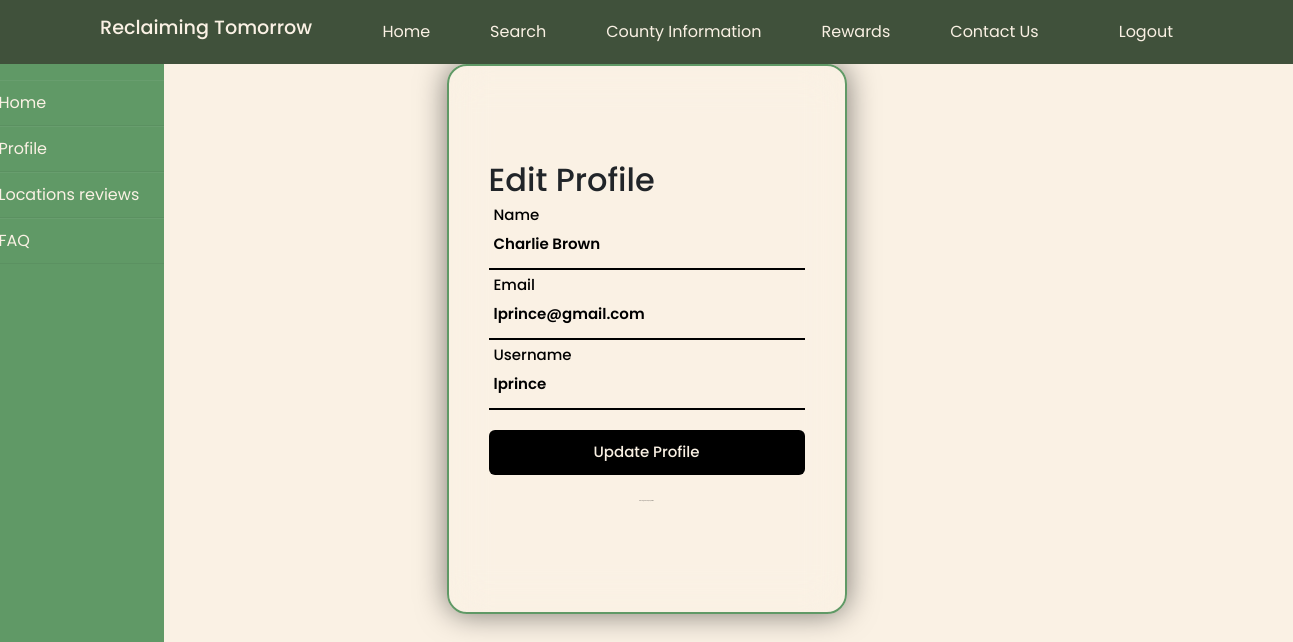
Screenshot of /verify/edit_profile.php (signed in) with the database file from the repository.
### tables this page shows
CREATE TABLE `users` (
  `id` int(11) NOT NULL,
  `name` varchar(100) NOT NULL,
  `email` varchar(200) NOT NULL,
  `email_verification` varchar(200) DEFAULT NULL,
  `username` varchar(50) NOT NULL,
  `password` varchar(200) NOT NULL,
  `reward_points` int(255) NOT NULL DEFAULT 0,
  `is_logged_in` tinyint(1) NOT NULL,
  `role` varchar(20) NOT NULL,
  `reset_token_hash` varchar(64) DEFAULT NULL,
  `reset_token_expires` datetime DEFAULT NULL,
  `date` datetime NOT NULL
);

### verify/functions.php (called while the page is built, shortened)
<?php
function getUserProfile($userId) {
    $conn = new PDO("mysql:host=localhost;dbname=reclaiming_tomorrow_db", 'root', '');
    $query = "SELECT * FROM users WHERE id = :user_id";
    $stmt = $conn->prepare($query);
    $stmt->bindParam(':user_id', $userId, PDO::PARAM_INT);
    $stmt->execute();
    $userProfile = $stmt->fetch(PDO::FETCH_ASSOC);
    return $userProfile;
}

### verify/edit_profile.php (the view, shortened to what this page needs)
<?php
require "functions.php";
$userProfile = getUserProfile($_SESSION['current']);
?>
<!DOCTYPE html>
<html>
<head>
    <link rel="stylesheet" href="https://maxcdn.bootstrapcdn.com/bootstrap/4.5.2/css/bootstrap.min.css">
    <link rel="stylesheet" href="https://cdnjs.cloudflare.com/ajax/libs/font-awesome/6.3.0/css/all.min.css">
    <link rel="stylesheet" href="signup.css">
</head>
<body>
    <?php include "../include/header.php"; ?>
     <div class="signup-wrapper">
        <div class="form-box register">
            <h2>Edit Profile</h2>
            <form action="#" method="post">
                <div class="signup-input-box">
                    <input type="text" id="name" name="name" value="<?= $userProfile['name'] ?>">
                    <label>Name</label>
                </div>
                <div class="signup-input-box">
                    <input type="text" id="email" name="email" value="<?= $userProfile['email'] ?>">
                    <label>Email</label>
                </div>
                <div class="signup-input-box">
                    <input type="text" id="username" name="username" value="<?= $userProfile['username'] ?>">
                    <label>Username</label>
                </div>
                <button type="submit" class="btn">Update Profile</button>
                <div class="signup-login-register">
                    <p>Want to go back to your <a href="profile.php">profile</a>?</p>
                </div>
            </form>
        </div>
    </div>
    <div class="wrapper">
    <div class="sidebar">
        <ul>
            <li><a href="/verify/dashboard"><i class="fas fa-home"></i>Home</a></li>
            <li><a href="/verify/profile"><i class="fas fa-user"></i>Profile</a></li>
            <li><a href="/verify/display_reviews"><i class="fas fa-thin fa-comments"></i>Locations reviews</a></li>
            <li><a href="/verify/faq"><i class="fas fa-regular fa-question"></i>FAQ</a></li>
        </ul>
    </div>
    <div class="main_content">
    </div>
</div>
</body>
</html>

### verify/signup.css (style rules this page uses)
* { margin: 0; padding: 0; box-sizing: border-box; font-family: 'Poppins', sans-serif; }
body { background-color:#FAF1E4; background-size: cover; background-position: center; align-items: center; display: flex; flex-direction: column; background-color: #FAF1E4; min-height: 100vh; }
.signup-wrapper { position: relative; width: 400px; height: 550px; background: transparent; border: 2px solid #609966; border-radius: 20px; backdrop-filter: blur(20px); box-shadow: 0 0 30px rgba(0, 0, 0, .5); display: flex; justify-content: center; align-items: center; overflow: hidden; }
.signup-wrapper .form-box { width: 100%; padding: 40px; font-size: 15px; }
.signup-input-box { position: relative; width: 100%; height: 50px; border-bottom: 2px solid #000000; margin: 20px 0 ; }
.signup-input-box label { position: absolute; top: 50%; left: 5px; transform: translateY(-50%); font-size: 1em; color: #000000; font-weight: 500; pointer-events: none; transition: .5s; }
.signup-input-box input:focus~label, .signup-input-box input:valid~label { top: -5px; }
.signup-input-box input { width: 100%; height: 100%; background: transparent; border: none; outline: none; font-size: 1em; color: #000000; font-weight: 600; padding: 0 35px 0 5px; }
.btn { width: 100%; height: 45px; background: #000000; border: none; outline: none; border-radius: 6px; cursor: pointer; font-size: 1em; color:#FAF1E4; font-weight: 500; }
.signup-login-register { font-size: .9em; color: #000000; text-align:center; font-weight: 500; font-size: 0.9; margin: 25px 0 10px; }
.signup-login-register p a { color: #000000; text-decoration: none; font-weight: 600; }

### verify/edit_profile.php (style rules this page uses)
* { font-family: 'Poppins', sans-serif; margin: 0; padding: 0; box-sizing: border-box; list-style: none; }
body { background-size: cover; background-position: center; padding-top: 64px; flex-direction: column; min-height: 100vh; }
.wrapper { display: flex; position: relative; }
.wrapper .sidebar { width: 200px; height: 200%; background: #609966; padding: 30px 0px; position: fixed; top: 50px; }
.wrapper .sidebar ul li { padding: 10px; border-bottom: 1px solid #CEC5B7; border-bottom: 1px solid rgba(0,0,0,0.05); border-top: 1px solid rgba(255,255,255,0.05); }
.wrapper .sidebar ul li a { color: #FAF1E4; display: block; }
.wrapper .main_content { width: 100%; margin-left: 1326px; top: 25px; }

### rows the page displays
users: name "Charlie Brown", email "lprince@gmail.com", username "lprince"
